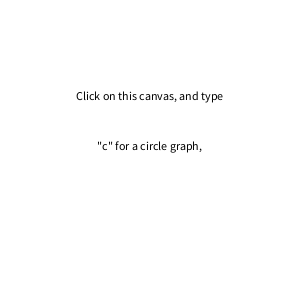
Frame 1 (no input)
Frame 2 (the mouse pressed at the canvas centre, redrawn once): identical to frame 1, image omitted

The Processing sketch that drew this single still picture (run headless with seeded random() and noise(); the mouse was pressed at the canvas centre and the sketch redrawn once):

// Processing sketch: processing_155536
// ── processing_155536.pde

/**
 * Simmple graph layout system
 * http://processingjs.nihongoresources.com/graphs
 * This code is in the public domain
 */

/**
 * Flow algorithm for drawing nodes in a circle
 */
class CircleFlowAlgorithm implements FlowAlgorithm
{
  // draw all nodes in a big circle,
  // without trying to find the best
  // arrangement possible.

  boolean reflow(DirectedGraph g)
  {
    float interval = 2*PI / (float)g.size();
    int cx = width/2;
    int cy = height/2;
    float vl = cx - (2*g.getNode(0).r1) - 10;
    for(int a=0; a<g.size(); a++)
    {
      int[] nc = rotateCoordinate(vl, 0, (float)a*interval);
      g.getNode(a).x = cx+nc[0];
      g.getNode(a).y = cy+nc[1];
    }
    return true;
  }
}
/**
 * Simmple graph layout system
 * http://processingjs.nihongoresources.com/graphs
 * This code is in the public domain
 */

// this class models a directed graph, consisting of any number of nodes
class DirectedGraph
{
  ArrayList<Node> nodes = new ArrayList<Node>();
  FlowAlgorithm flower = new CircleFlowAlgorithm();

  void setFlowAlgorithm(FlowAlgorithm f) {
    flower = f; }

  void addNode(Node node) {
    if(!nodes.contains(node)) {
      nodes.add(node); }}

  int size() { return nodes.size(); }

  boolean linkNodes(Node n1, Node n2) {
    if(nodes.contains(n1) && nodes.contains(n2)) {
      n1.addOutgoingLink(n2);
      n2.addIncomingLink(n1);
      return true; }
    return false; }

  Node getNode(int index) {
    return nodes.get(index); }

  ArrayList<Node> getNodes() {
    return nodes; }

  ArrayList<Node> getRoots() {
    ArrayList<Node> roots = new ArrayList<Node>();
    for(Node n: nodes) {
      if(n.getIncomingLinksCount()==0) {
        roots.add(n); }}
    return roots; }

  ArrayList<Node> getLeaves() {
    ArrayList<Node> leaves = new ArrayList<Node>();
    for(Node n: nodes) {
      if(n.getOutgoingLinksCount()==0) {
        leaves.add(n); }}
    return leaves; }

  // the method most people will care about
  boolean reflow() { return flower.reflow(this); }

  // this does nothing other than tell nodes to draw themselves.
  void draw() {
    for(Node n: nodes) {
      n.draw(); }}
}
/**
 * Simmple graph layout system
 * http://processingjs.nihongoresources.com/graphs
 * This code is in the public domain
 */

// this is the interface for graph reflowing algorithms
interface FlowAlgorithm {
  // returns "true" if done, or "false" if not done
  boolean reflow(DirectedGraph g); }
/**
 * Simmple graph layout system
 * http://processingjs.nihongoresources.com/graphs
 * This code is in the public domain
 */

// This is a generic node in a graph
class Node
{
  ArrayList<Node> inlinks = new ArrayList<Node>();
  ArrayList<Node> outlinks = new ArrayList<Node>();;
  String label;

  Node(String _label, int _x, int _y) {
    label=_label; x=_x; y=_y; r1=5; r2=5; }

  void addIncomingLink(Node n) {
    if(!inlinks.contains(n)) {
      inlinks.add(n);}}

  ArrayList<Node> getIncomingLinks(){
    return inlinks; }

  int getIncomingLinksCount() {
    return inlinks.size(); }

  void addOutgoingLink(Node n) {
    if(!outlinks.contains(n)) {
      outlinks.add(n);}}

  ArrayList<Node> getOutgoingLinks(){
    return outlinks; }

  int getOutgoingLinksCount() {
    return outlinks.size(); }

  float getShortestLinkLength() {
    if(inlinks.size()==0 && outlinks.size()==0) { return -1; }
    float l = 100;
    for(Node inode: inlinks) {
      int dx = inode.x-x;
      int dy = inode.y-y;
      float il = sqrt(dx*dx + dy*dy);
      if(il<l) { l=il; }}
    for(Node onode: outlinks) {
      int dx = onode.x-x;
      int dy = onode.y-y;
      float ol = sqrt(dx*dx + dy*dy);
      if(ol<l) { l=ol; }}
    return l; }

  boolean equals(Node other) {
    if(this==other) return true;
    return label.equals(other.label); }

  // visualisation-specific
  int x=0;
  int y=0;
  int r1=30;
  int r2=30;

  void setPosition(int _x, int _y) {
    x=_x; y=_y; }

  void setRadii(int _r1, int _r2) {
    r1=_r1; r2=_r2; }

  void draw() {
    stroke(0);
    fill(255);
    for(Node o: outlinks) {
      drawArrow(x,y,o.x,o.y); }
    ellipse(x,y,r1*2,r2*2);
    fill(50,50,255);
    text(label,x+r1*2,y+r2*2);
  }

  int[] arrowhead = {0,-4,0,4,7,0};
  void drawArrow(int x, int y, int ox, int oy)
  {
    int dx=ox-x;
    int dy=oy-y;
    float angle = getDirection(dx,dy);
    float vl = sqrt(dx*dx+dy*dy) - sqrt(r1*r1+r2*r2)*1.5;
    int[] end = rotateCoordinate(vl, 0, angle);
    line(x,y,x+end[0],y+end[1]);
    drawArrowHead(x+end[0], y+end[1], angle);
  }
  void drawArrowHead(int ox, int oy, float angle) {
    int[] rc1 = rotateCoordinate(arrowhead[0], arrowhead[1], angle);
    int[] rc2 = rotateCoordinate(arrowhead[2], arrowhead[3], angle);
    int[] rc3 = rotateCoordinate(arrowhead[4], arrowhead[5], angle);
    int[] narrow = {ox+ rc1[0], oy+ rc1[1], ox+ rc2[0], oy+ rc2[1], ox+ rc3[0], oy+ rc3[1]};
    stroke(0);
    fill(255);
    triangle(narrow[0], narrow[1], narrow[2], narrow[3], narrow[4], narrow[5]);
  }
}
/**
 * Simmple graph layout system
 * http://processingjs.nihongoresources.com/graphs
 * This code is in the public domain
 */

DirectedGraph g=null;
int padding=30;

void setup()
{
  size(300,300);
  frameRate(24);
  noLoop();
}

void draw()
{
  background(255);
  if(g==null)
  {
    fill(0);
    String s = "Click on this canvas, and type";
    float tw = textWidth(s);
    text(s, (width-tw)/2, height/2 - 50);
/**
    s = "Press \"t\" for a tree,";
    tw = textWidth(s);
    text(s, (width-tw)/2, height/2 - 20);
**/
    s = "\"c\" for a circle graph,";
    tw = textWidth(s);
    text(s, (width-tw)/2, height/2);
/**
    s = "and \"f\" for an FD graph";
    tw = textWidth(s);
    text(s, (width-tw)/2, height/2 + 20);
    **/
  }
  else
  {
    boolean done = g.reflow();
    g.draw();
    if(!done) { loop(); } else { noLoop(); }
  }
}

void keyPressed()
{
  /**
  // tree
  if(key=='t' || key==116) {
    makeTree();
    redraw(); }
    **/
  // circular graph
  if(key=='c' || key==99) {
    makeGraph();
    redraw();  }
    /**
  // force-directed graph
  else if(key=='f' || key==102) {
    makeGraph();
    g.setFlowAlgorithm(new ForceDirectedFlowAlgorithm());
    redraw(); }
    **/
}


void makeGraph()
{
  // define a graph
  g = new DirectedGraph();

  // define some nodes
  Node n1 = new Node("1",padding,padding);
  Node n2 = new Node("2",padding,height-padding);
  Node n3 = new Node("3",width-padding,height-padding);

  // add nodes to graph
  g.addNode(n1);
  g.addNode(n2);
  g.addNode(n3);

  // link nodes
  g.linkNodes(n1,n2);
  g.linkNodes(n1,n3);
  g.linkNodes(n2,n1);
  g.linkNodes(n2,n3);
  g.linkNodes(n3,n1);
  g.linkNodes(n3,n2);
  
}
/**
void makeTree()
{
  // define a root node
  Node root = new Node("root",0,0);

  // define a Tree
  g = new Tree(root);

  // techincall g is of type DirectedGraph, so build a Tree alias:
  Tree t = (Tree) g;

  // define some children
  Node ca = new Node("a",0,0);
  Node caa = new Node("aa",0,0);
  Node cab = new Node("ab",0,0);
  Node cb = new Node("b",0,0);
  Node cba = new Node("ba",0,0);
  Node cbb = new Node("bb",0,0);
  Node cbba = new Node("bba",0,0);
  Node cbbb = new Node("bbb",0,0);
  Node cbbba = new Node("bbba",0,0);
  Node cbbbb = new Node("bbbb",0,0);

  // add all nodes to tree
  t.addChild(root, ca);
  t.addChild(root, cb);
  t.addChild(ca, caa);
  t.addChild(ca, cab);
  t.addChild(cb, cba);
  t.addChild(cb, cbb);
  t.addChild(cbb, cbba);
  t.addChild(cbb, cbbb);
  t.addChild(cbbb, cbbba);
  t.addChild(cbbb, cbbbb);
}
**/
/**
 * Simmple graph layout system
 * http://processingjs.nihongoresources.com/graphs
 * This code is in the public domain
 */

// =============================================
//      Some universal helper functions
// =============================================

// universal helper function: get the angle (in radians) for a particular dx/dy
float getDirection(double dx, double dy) {
  // quadrant offsets
  double d1 = 0.0;
  double d2 = PI/2.0;
  double d3 = PI;
  double d4 = 3.0*PI/2.0;
  // compute angle basd on dx and dy values
  double angle = 0;
  float adx = abs((float)dx);
  float ady = abs((float)dy);
  // Vertical lines are one of two angles
  if(dx==0) { angle = (dy>=0? d2 : d4); }
  // Horizontal lines are also one of two angles
  else if(dy==0) { angle = (dx>=0? d1 : d3); }
  // The rest requires trigonometry (note: two use dx/dy and two use dy/dx!)
  else if(dx>0 && dy>0) { angle = d1 + atan(ady/adx); }    // direction: X+, Y+
  else if(dx<0 && dy>0) { angle = d2 + atan(adx/ady); }    // direction: X-, Y+
  else if(dx<0 && dy<0) { angle = d3 + atan(ady/adx); }    // direction: X-, Y-
  else if(dx>0 && dy<0) { angle = d4 + atan(adx/ady); }    // direction: X+, Y-
  // return directionality in positive radians
  return (float)(angle + 2*PI)%(2*PI); }

// universal helper function: rotate a coordinate over (0,0) by [angle] radians
int[] rotateCoordinate(float x, float y, float angle) {
  int[] rc = {0,0};
  rc[0] = (int)(x*cos(angle) - y*sin(angle));
  rc[1] = (int)(x*sin(angle) + y*cos(angle));
  return rc; }

// universal helper function for Processing.js - 1.1 does not support ArrayList.addAll yet
void addAll(ArrayList a, ArrayList b) { for(Object o: b) { a.add(o); }}
